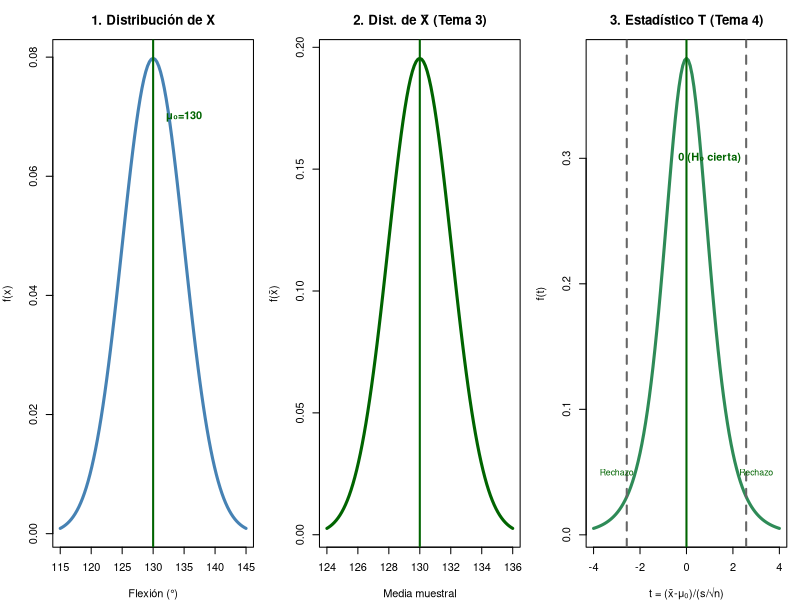
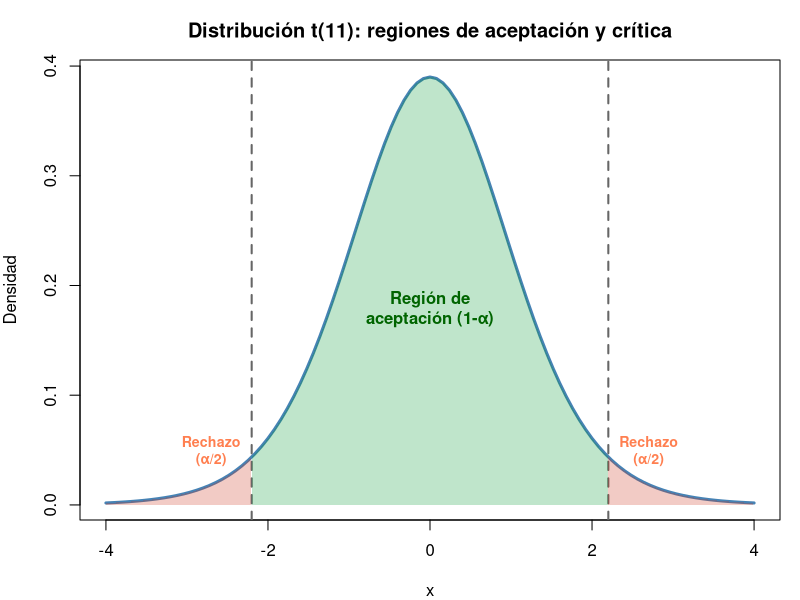
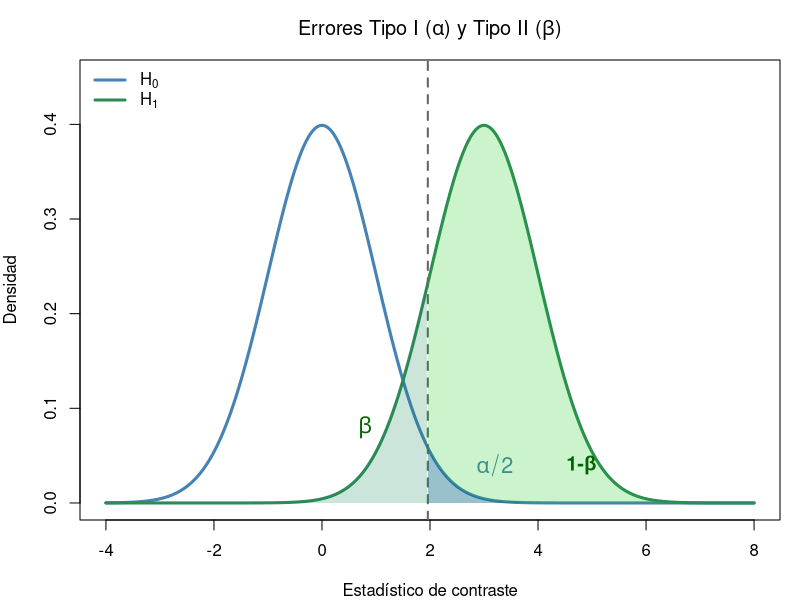
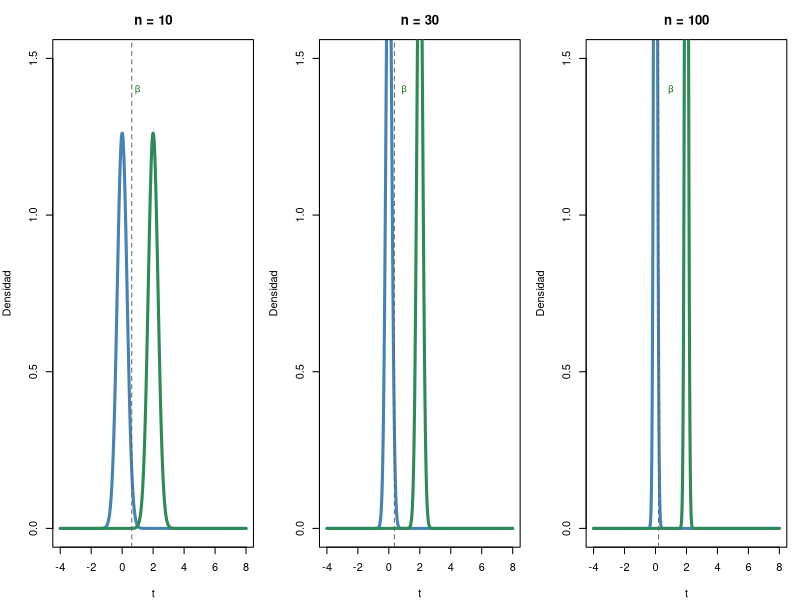
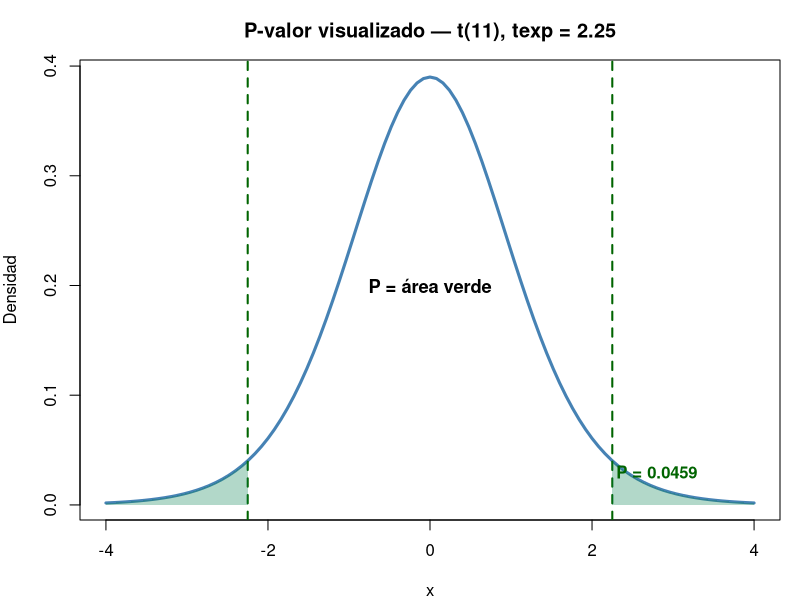
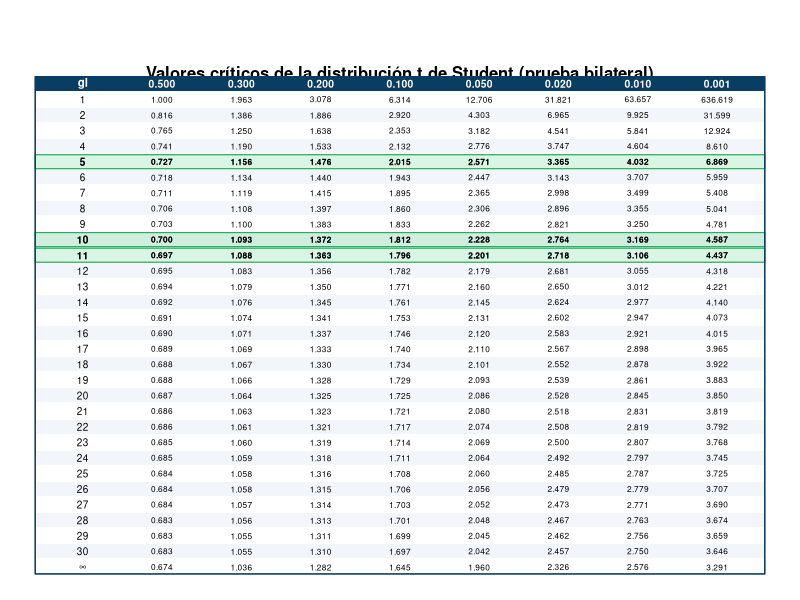
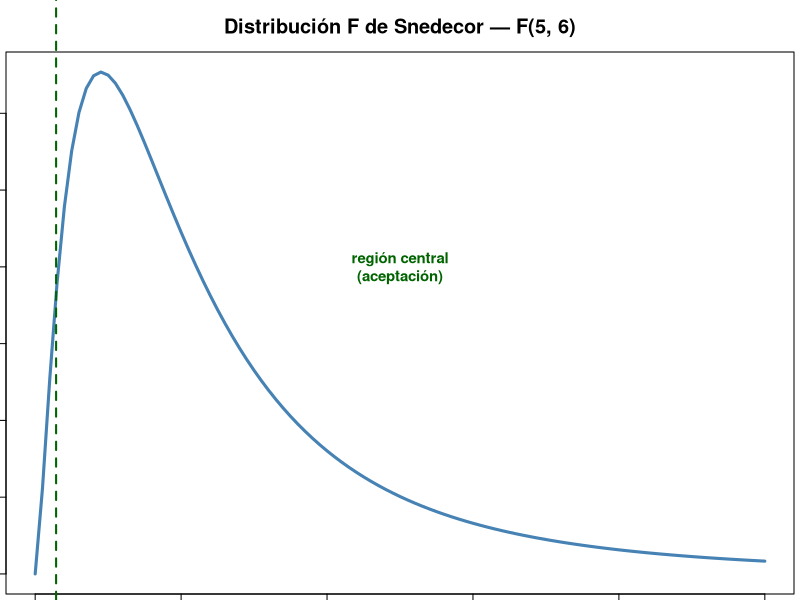
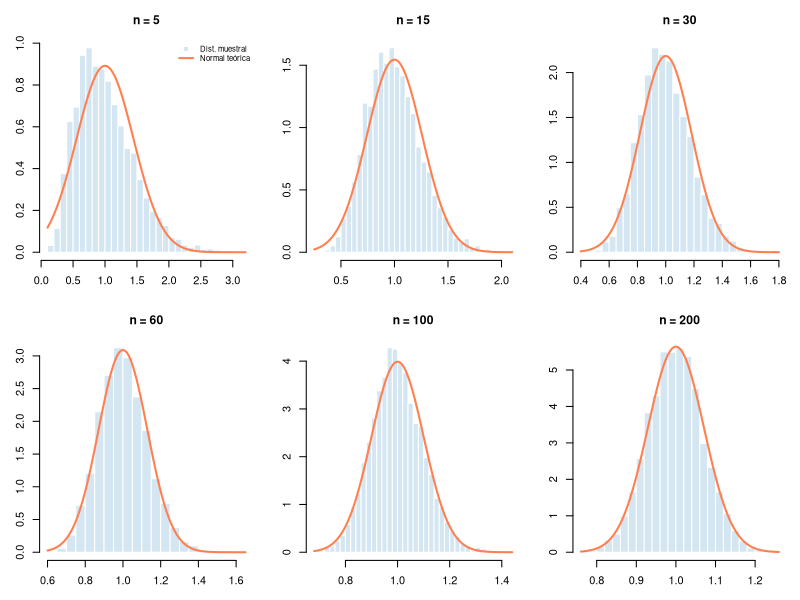

Reproduce these figures in R, in order.
## ---- chunk 1
#| fig-height: 5
par(mfrow=c(1,3), mar=c(4,4,3,1))

# Panel 1: Distribución de X (datos originales)
curve(dnorm(x, 130, 5), 115, 145, lwd=3, col="steelblue",
      main="1. Distribución de X", xlab="Flexión (°)", ylab="f(x)")
abline(v=130, col="darkgreen", lwd=2); text(135, 0.07, "μ₀=130", col="darkgreen", font=2)

# Panel 2: Distribución de la media muestral (T3)
curve(dnorm(x, 130, 5/sqrt(6)), 124, 136, lwd=3, col="darkgreen",
      main="2. Dist. de X̄ (Tema 3)", xlab="Media muestral", ylab="f(x̄)")
abline(v=130, col="darkgreen", lwd=2); text(131, 0.9, "μ=130", col="darkgreen", font=2)

# Panel 3: Estadístico de contraste T (T4 — estandarizado bajo H₀)
curve(dt(x, 5), -4, 4, lwd=3, col="seagreen",
      main="3. Estadístico T (Tema 4)", xlab="t = (x̄-μ₀)/(s/√n)", ylab="f(t)")
abline(v=0, col="darkgreen", lwd=2); text(1, 0.3, "0 (H₀ cierta)", col="darkgreen", font=2)
t_crit <- qt(0.975, 5)
abline(v=c(-t_crit, t_crit), col="grey40", lty=2, lwd=2)
text(3, 0.05, "Rechazo", col="darkgreen", cex=0.8)
text(-3, 0.05, "Rechazo", col="darkgreen", cex=0.8)
par(mfrow=c(1,1))
## ---- chunk 2
#| fig-height: 4.5
#| fig-alt: "Distribución t de Student con la región de aceptación central (entre -t_alfa y t_alfa) sombreada en verde y las dos regiones críticas de rechazo en las colas sombreadas en rojo."
curve(dt(x, 11), -4, 4, lwd=3, col="steelblue", ylab="Densidad",
      main="Distribución t(11): regiones de aceptación y crítica")
t_alfa <- qt(0.975, 11)
abline(v = c(-t_alfa, t_alfa), col="grey40", lty=2, lwd=2)
# Región de aceptación
xr <- seq(-t_alfa, t_alfa, 0.01); yr <- dt(xr, 11)
polygon(c(xr, rev(xr)), c(yr, rep(0,length(yr))), col=rgb(0,0.6,0.2,0.25), border=NA)
# Colas
xl <- seq(-4, -t_alfa, 0.01); yl <- dt(xl, 11)
polygon(c(xl, rev(xl)), c(yl, rep(0,length(yl))), col=rgb(0.8,0.2,0.1,0.25), border=NA)
xr2 <- seq(t_alfa, 4, 0.01); yr2 <- dt(xr2, 11)
polygon(c(xr2, rev(xr2)), c(yr2, rep(0,length(yr2))), col=rgb(0.8,0.2,0.1,0.25), border=NA)
text(0, 0.18, "Región de\naceptación (1-α)", font=2, col="darkgreen")
text(-2.7, 0.05, "Rechazo\n(α/2)", col="coral", font=2, cex=0.85)
text(2.7, 0.05, "Rechazo\n(α/2)", col="coral", font=2, cex=0.85)
## ---- chunk 3
#| fig-height: 4.8
#| fig-alt: "Dos distribuciones normales solapadas: la de H0 en azul centrada en 0 y la de una posible H1 en verde centrada en 3. La línea crítica vertical separa alfa (cola derecha bajo H0) de beta (área verde a la izquierda) y de la potencia (área verde a la derecha)."
par(mar=c(4,4,3,1))
x <- seq(-4, 8, 0.01)
y_H0 <- dnorm(x, 0, 1)
y_H1 <- dnorm(x, 3, 1)
plot(x, y_H0, type="l", lwd=3, col="steelblue", ylab="Densidad",
     main=expression(paste("Errores Tipo I (", alpha, ") y Tipo II (", beta, ")")),
     ylim=c(0,0.45), xlab="Estadístico de contraste")
lines(x, y_H1, lwd=3, col="seagreen")
t_crit <- qnorm(0.975)
abline(v=t_crit, col="grey40", lty=2, lwd=2)
xf <- seq(t_crit, 8, 0.01); yf <- dnorm(xf, 0, 1)
polygon(c(xf, rev(xf)), c(yf, rep(0,length(yf))), col=rgb(0,0,1,0.25), border=NA)
text(3.2, 0.04, expression(alpha/2), col="steelblue", cex=1.3, font=2)
xf <- seq(-4, t_crit, 0.01); yf <- dnorm(xf, 3, 1)
polygon(c(xf, rev(xf)), c(yf, rep(0,length(yf))), col=rgb(0,0.5,0.3,0.2), border=NA)
text(0.8, 0.08, expression(beta), col="darkgreen", cex=1.3, font=2)
xf <- seq(t_crit, 8, 0.01); yf <- dnorm(xf, 3, 1)
polygon(c(xf, rev(xf)), c(yf, rep(0,length(yf))), col=rgb(0,0.8,0,0.2), border=NA)
text(4.8, 0.04, "1-β", col="darkgreen", cex=1.2, font=2)
legend("topleft", c(expression(H[0]), expression(H[1])), col=c("steelblue","seagreen"), lwd=3, bty="n")
## ---- chunk 4
#| fig-height: 4.5
#| fig-alt: "Efecto del tamaño muestral sobre la potencia: tres paneles para n=10, n=30 y n=100 mostrando que al aumentar n las distribuciones de H0 y H1 se estrechan y se reduce el solapamiento (beta), aumentando la potencia."
par(mfrow=c(1,3), mar=c(4,4,3,1))
set.seed(1)
for (n in c(10, 30, 100)) {
  se <- 1/sqrt(n)
  x <- seq(-4, 8, 0.01)
  plot(x, dnorm(x, 0, se), type="l", lwd=3, col="steelblue", ylim=c(0, 1.5),
       main=paste0("n = ", n), xlab="t", ylab="Densidad")
  lines(x, dnorm(x, 2, se), lwd=3, col="seagreen")
  abline(v=qnorm(0.975, 0, se), lty=2, col="grey40")
  text(1, 1.4, expression(beta), col="darkgreen", font=2, cex=0.8)
}
par(mfrow=c(1,1))
## ---- chunk 5
#| fig-height: 4.2
curve(dt(x, 11), -4, 4, lwd=3, col="steelblue", ylab="Densidad",
      main="P-valor visualizado — t(11), texp = 2.25")
abline(v=c(-2.25, 2.25), col="darkgreen", lwd=2, lty=2)
xr <- seq(2.25, 4, 0.01); yr <- dt(xr, 11)
polygon(c(xr, rev(xr)), c(yr, rep(0,length(yr))), col=rgb(0,0.5,0.3,0.3), border=NA)
xl <- seq(-4, -2.25, 0.01); yl <- dt(xl, 11)
polygon(c(xl, rev(xl)), c(yl, rep(0,length(yl))), col=rgb(0,0.5,0.3,0.3), border=NA)
text(0, 0.2, "P = área verde", font=2, cex=1.1)
text(2.8, 0.03, paste0("P = ", round(2*pt(-2.25,11),4)), col="darkgreen", font=2)
## ---- chunk 6
#| fig-height: 7
#| fig-alt: "Tabla de valores críticos de la distribución t de Student (bilateral). Filas: grados de libertad de 1 a 30 e infinito. Columnas: probabilidad bilateral 0.50, 0.30, 0.20, 0.10, 0.05, 0.02, 0.01 y 0.001."
gl <- c(1:30, Inf)
al <- c(0.50, 0.30, 0.20, 0.10, 0.05, 0.02, 0.01, 0.001)
tab <- outer(gl, al, function(d, a) qt(1 - a/2, d))
nr <- length(gl); nc <- length(al)

par(mar = c(0.3, 0.3, 2.6, 0.3), xpd = TRUE)
plot.new()
plot.window(xlim = c(0, nc + 1.2), ylim = c(0, nr + 1.2))

# Título
text((nc + 1.2)/2, nr + 1.05, "Valores críticos de la distribución t de Student (prueba bilateral)",
     font = 2, cex = 1.0)

# Cabecera
rect(0, nr, nc + 1.2, nr + 0.9, col = "#0a3d62", border = NA)
text(0.6, nr + 0.45, "gl", font = 2, cex = 0.7, col = "white")
for (j in 1:nc) text(j + 0.6, nr + 0.45, sprintf("%.3f", al[j]), font = 2, cex = 0.62, col = "white")

# Filas
for (i in 1:nr) {
  y <- nr - i + 0.45
  if (i %% 2 == 0) rect(0, nr - i, nc + 1.2, nr - i + 0.9, col = "#f2f6fa", border = NA)
  text(0.6, y, ifelse(is.infinite(gl[i]), "∞", gl[i]), cex = 0.6)
  for (j in 1:nc) text(j + 0.6, y, sprintf("%.3f", tab[i, j]), cex = 0.5)
}
# Filas destacadas del ejemplo
for (i in c(5, 10, 11)) {
  rect(0, nr - i, nc + 1.2, nr - i + 0.9, col = rgb(0.2, 0.8, 0.4, 0.18), border = "#27ae60", lwd = 1.2)
  text(0.6, nr - i + 0.45, ifelse(is.infinite(gl[i]), "∞", gl[i]), cex = 0.6, font = 2)
  for (j in 1:nc) text(j + 0.6, nr - i + 0.45, sprintf("%.3f", tab[i, j]), cex = 0.5, font = 2)
}
# Borde exterior
rect(0, 0, nc + 1.2, nr + 0.9, border = "#0a3d62", lwd = 1.5)
## ---- chunk 7
#| fig-height: 3.6
curve(df(x, 5, 6), 0, 5, lwd=3, col="steelblue", ylab="Densidad",
      main="Distribución F de Snedecor — F(5, 6)", xlab="F")
abline(v=c(qf(0.025,5,6), qf(0.975,5,6)), col="darkgreen", lty=2, lwd=2)
text(2.5, 0.4, "región central\n(aceptación)", col="darkgreen", font=2, cex=0.9)
## ---- chunk 8
#| fig-height: 5.5
par(mfrow=c(2,3), mar=c(3,3,3,1))
set.seed(123)
ns <- c(5, 15, 30, 60, 100, 200)
for(i in 1:length(ns)){
  n <- ns[i]
  medias <- replicate(5000, mean(rexp(n, rate=1)))  # exponencial (muy asimétrica)
  hist(medias, col="#d4e6f1", border="white", freq=FALSE, breaks=30,
       main=paste0("n = ", n), xlab=expression(bar(x)), cex.main=1.1)
  curve(dnorm(x, mean=1, sd=1/sqrt(n)), add=T, col="coral", lwd=2)
  if(i==1) legend("topright", c("Dist. muestral", "Normal teórica"),
                  col=c("#d4e6f1","coral"), lwd=c(NA,2), pch=c(15,NA), bty="n", cex=0.7)
}
par(mfrow=c(1,1))
## ---- chunk 9
#| fig-height: 5
#| fig-alt: "Árbol de decisión clínico para elegir el test estadístico. Empieza preguntando si la variable es Normal. Si es Normal pregunta si n es mayor o igual a 60; si no lo es pregunta si el Shapiro-Wilk es significativo. Las ramas llevan a t-Student, Wilcoxon o Mann-Whitney."
par(mar=c(0,0,0,0), bg=NA)
plot(NA, xlim=c(0,10), ylim=c(0,10), axes=F, xlab="", ylab="")

rect(4.2, 9.4, 5.8, 10.1, col="#2c3e50", border=NA)
text(5, 9.75, "¿Variable Normal?", cex=0.78, font=2, col="white")

segments(5, 9.4, 3, 8.6, lwd=3, col="#27ae60")
segments(5, 9.4, 7, 8.6, lwd=3, col="coral")
text(3.9, 9.0, "SÍ", cex=0.75, font=2, col="#27ae60")
text(6.1, 9.0, "NO", cex=0.75, font=2, col="coral")

rect(2.2, 7.9, 3.8, 8.6, col="#d5f5e3", border="#27ae60", lwd=2.5)
text(3, 8.25, "¿n ≥ 60? (TCL)", cex=0.68, font=2, col="#1e6e3e")
segments(3, 7.9, 1.8, 6.9, lwd=2.5, col="#27ae60")
segments(3, 7.9, 4.2, 6.9, lwd=2.5, col="#e67e22")
text(2.3, 7.4, "SÍ", cex=0.65, font=2, col="#27ae60")
text(3.7, 7.4, "NO", cex=0.65, font=2, col="#e67e22")

rect(1.0, 6.2, 2.6, 6.8, col="#27ae60", border=NA)
text(1.8, 6.5, "t-Student\n(válido TCL)", cex=0.6, font=2, col="white")

rect(3.5, 6.2, 4.9, 6.8, col="#fef9e7", border="#e67e22", lwd=2.5)
text(4.2, 6.5, "Shapiro-Wilk\n¿P > 0.05?", cex=0.62, font=2, col="#e67e22")
segments(4.2, 6.2, 3.5, 5.2, lwd=2, col="#27ae60")
segments(4.2, 6.2, 4.9, 5.2, lwd=2, col="coral")
text(3.8, 5.7, "SÍ", cex=0.6, font=2, col="#27ae60")
text(4.5, 5.7, "NO", cex=0.6, font=2, col="coral")

rect(2.8, 4.5, 4.0, 5.1, col="#27ae60", border=NA)
text(3.4, 4.8, "t-Student", cex=0.6, font=2, col="white")
rect(4.3, 4.5, 5.7, 5.1, col="coral", border=NA)
text(5.0, 4.8, "Wilcoxon /\nMann-Whitney", cex=0.55, font=2, col="white")

rect(6.2, 7.9, 7.8, 8.6, col="#fadbd8", border="coral", lwd=2.5)
text(7, 8.25, "¿n ≥ 60? (TCL)", cex=0.68, font=2, col="coral")
segments(7, 7.9, 5.8, 6.9, lwd=2.5, col="#27ae60")
segments(7, 7.9, 8.2, 6.9, lwd=2.5, col="coral")
text(6.3, 7.4, "SÍ", cex=0.65, font=2, col="#27ae60")
text(7.7, 7.4, "NO", cex=0.65, font=2, col="coral")

rect(5.0, 6.2, 6.6, 6.8, col="#27ae60", border=NA)
text(5.8, 6.5, "t-Student\n(válido TCL)", cex=0.6, font=2, col="white")
rect(7.4, 6.2, 9.0, 6.8, col="coral", border=NA)
text(8.2, 6.5, "Wilcoxon /\nMann-Whitney", cex=0.55, font=2, col="white")

rect(0.3, 1.4, 1.5, 2.2, col="#27ae60", border=NA)
text(1.7, 1.8, "Test paramétrico", cex=0.55, pos=4, font=2)
rect(3.3, 1.4, 4.5, 2.2, col="coral", border=NA)
text(4.7, 1.8, "Test no paramétrico", cex=0.55, pos=4, font=2)
rect(6.5, 1.4, 7.7, 2.2, col="#fef9e7", border="#e67e22", lwd=2)
text(7.9, 1.8, "Verificar supuestos", cex=0.55, pos=4, font=2)
## ---- chunk 10
x <- c(125,132,128,135,130,126)
t.test(x, mu = 130)
## ---- chunk 11
#| fig-height: 4.6
par(mfrow=c(1,2), mar=c(4,4,3,1))
hist(x, col="steelblue", border="white", main="Flexión rodilla (n=6)",
     xlab="Grados", freq=FALSE)
abline(v=130, col="darkgreen", lwd=2, lty=2)
abline(v=mean(x), col="coral", lwd=2)
curve(dnorm(x, mean(x), sd(x)), add=TRUE, col="seagreen", lwd=2)
legend("topright", c("H0: μ=130","x̄","Normal"), col=c("darkgreen","coral","seagreen"),
       lty=c(2,1,1), lwd=2, bty="n", cex=0.75)
curve(dt(x, 5), -4, 4, lwd=3, col="steelblue",
      main=paste0("t(5): P=", round(t.test(x,mu=130)$p.value,3)),
      xlab="t", ylab="Densidad")
abline(v=c(-qt(0.975,5), qt(0.975,5)), col="grey", lty=3)
abline(v=t.test(x,mu=130)$statistic, col="darkgreen", lwd=2.5)
par(mfrow=c(1,1))
## ---- chunk 12
x<-48; n<-287; p0<-0.22
z<-(x/n - p0)/sqrt(p0*(1-p0)/n)
P<-2*pnorm(-abs(z))
cat("z =", round(z,3), "P =", round(P,4))
## ---- chunk 13
#| fig-height: 5
x <- c(125,132,128,135,130,126)
tt <- t.test(x, mu=130)
par(mfrow=c(1,2), mar=c(4,4,3,1))
stripchart(x, method="jitter", pch=19, col="steelblue", cex=1.5,
           xlim=c(122,138), main="Flexión vs H0: μ=130°", xlab="Grados (°)")
abline(v=130, col="darkgreen", lwd=2, lty=2)
points(mean(x), 1.2, pch=19, col="darkgreen", cex=2)
text(mean(x), 1.35, paste0("x̄=", round(mean(x),1)), col="darkgreen", font=2, pos=3)
curve(dt(x, 5), -4, 4, lwd=3, col="steelblue",
      main=paste0("t(5): P=", round(tt$p.value,3)), xlab="t", ylab="Densidad")
abline(v=c(-qt(0.975,5), qt(0.975,5)), col="grey", lty=3)
abline(v=tt$statistic, col="darkgreen", lwd=2)
text(tt$statistic, 0.35, paste0("t=", round(tt$statistic,2)), col="darkgreen", font=2, pos=4)
par(mfrow=c(1,1))
